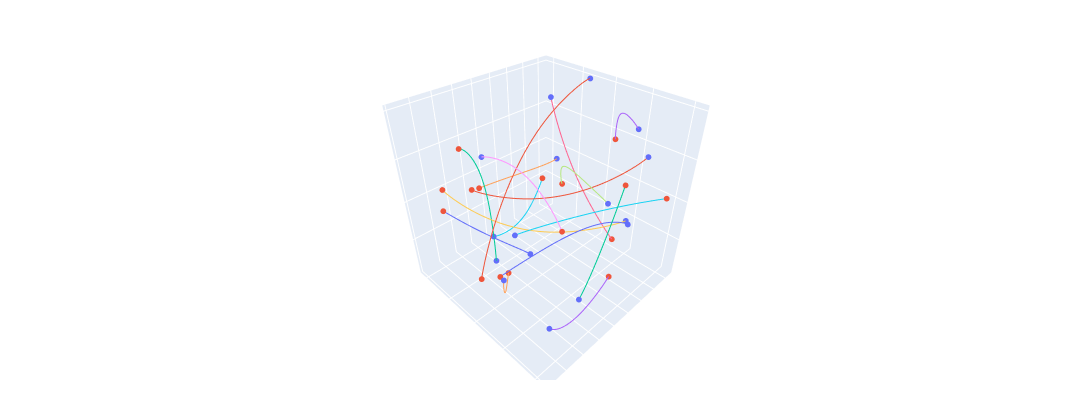

The cell this chart's notebook holds for it:
### Code cell
# Ground truth
multiviz_trajs(x_trajs, y_trajs, z_trajs, nrows=1, ncols=1, num_agents=num_agent, height=400, width=1_600)
